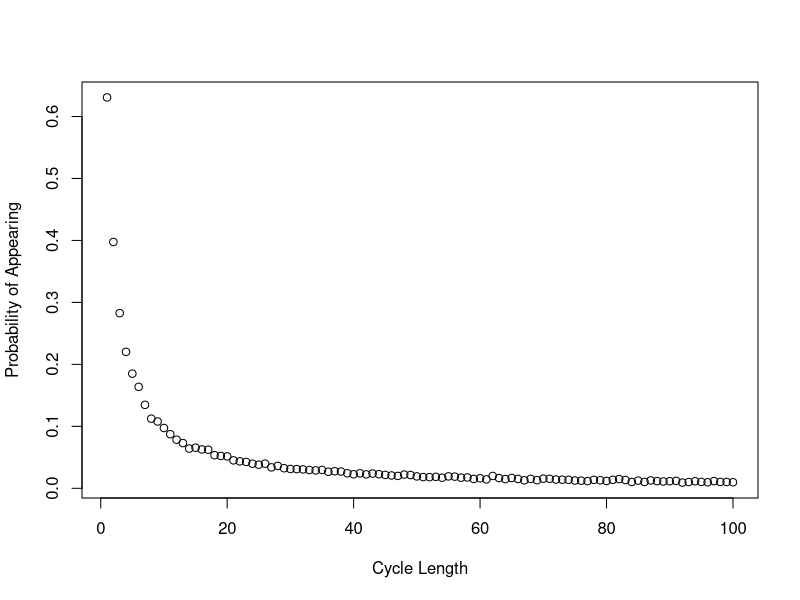

Reproduce this figure in R.
# Aidan Garrity (s1997567), Eleni Michaelidou (s2226022), Meshari Alrafidi (s2319759)

# Brief description of what each team member contributed to the project:

# Proportion of the work was undertaken by each team member: Aidan Garrity: 
#                                                            Eleni Michaelidou: strategy_selection function, following_numbers function, Question 1, Question 2, Question 3, Question 4
#                                                            Meshari Alrafidi: 


# -------------------- Overview of the code --------------------

# The code in that file is about using stochastic simulation to investigate the following surprising probability puzzle.
# More specifically, We simulate the following puzzle: 2n prisoners are given a natural number to identify them. They enter a room 
# with 2n boxes, each box containing a number inside it and a number on it's lid. The prisoners' goal is to select the 
# box with their number in it. They are allowed to choose a maximum of n boxes.

# Three strategies are simulated here:
    # Strategy 1. A prisoner selects the box with their number on the lid. If the number of the card inside the lid, k, is not their 
    # number, they go to box k and open it. They continue doing this until they either have found their number or have chosen 
    # n boxes.
    # Strategy 2. The prisoner chooses a random box then repeats the steps in strategy 1.
    # Strategy 3. n boxes are checked randomly

# If all prisoners succeed in finding their number, they are all released.

# The prisoner who attempted to find their number is not allowed to communicate with prisoners yet to have their go.
# After each prisoner’s go, the room is returned exactly to its original state.

# -------------------------------------------------------------

Pone <- function(n, k, strategy, nreps=10000){
  # This function estimates the probability a single prisoner succeeding in finding their number.
  # Input:  n: the maximum number of boxes the prisoner is allowed to open.
  #         k: the prisoner’s number.
  #         strategy: which strategy to implement {1,2,3}.
  #         nreps (10000 by default): the number of iterations of the simulations to run (in order to estimate the probability)
  # Output: prob: probability of a single prisoner succeeding in finding their number under the given strategy.
  
  prisoners <- k
  
  # Apply function "strategy_selection" to estimate the individual success probability under the given strategy.
  prob <- strategy_selection(n, prisoners, strategy, nreps)
  
  return(prob)
}

Pall <- function(n, strategy, nreps=10000){
  # This function estimates the probability of all prisoners finding their numbers.
  # Input:  n: the maximum number of boxes a prisoner is allowed to open.
  #         strategy: which strategy to implement {1,2,3}.
  #         nreps (10000 by default): the number of iterations of the simulations to run (in order to estimate the probability).
  # Output: prob: probability of all prisoners succeeding in finding their number.
  
  # Assigning a unique prisoner number to each of the 2n prisoners.
  prisoners <- c(1:(2*n))
  
  # Apply function "strategy_selection" to estimate the joint success probability under the given strategy.
  prob <- strategy_selection(n, prisoners, strategy, nreps)
  
  return(prob)
}


strategy_selection <- function(n, prisoners, strategy, nreps){
  # This function is responsible to call the corresponding function based on the given strategy. It returns the probability derived from the given strategy.
  # Input:  n: the maximum number of boxes a prisoner is allowed to open.
  #         prisoners: a vector of prisoners' numbers
  #                    (It can be a vector length 1 -> prisoners = the prisoner's number (k)
  #                    or a vector length 2n -> all prisoners' number.
  #         strategy: which strategy to implement {1,2,3}.
  #         nreps: the number of iterations of the simulations to run (in order to estimate the probability).
  # Output: prob: probability of success derived from the given strategy.
  
  if (strategy == 1) {
    
    # The prisoner(s) select(s) the box with their number on the lid as their first box.
    initial_box <- prisoners
    
    # Apply function "following_numbers" to estimate the success probability under strategy 1 (initial_box = prisoners).
    prob <- following_numbers(n, prisoners, initial_box, nreps)
    
  }
  else if (strategy ==2) {
    
    # The prisoner(s) select(s) the first box randomly.
    # Two prisoners can start from the same box (replace = TRUE)
    initial_box <- sample(1:(2*n), size=length(prisoners), replace = TRUE)
    
    # Apply function "following_numbers" to estimate the success probability under strategy 2 (initial_box = randomly selected).
    prob <- following_numbers(n, prisoners, initial_box, nreps)
    
  }
  else if (strategy == 3){
    
    # Apply function "picking_randomly" to estimate the success probability under strategy 3.
    prob <- picking_randomly(n, prisoners, nreps)
    
  }
  return(prob)
}


following_numbers <- function(n, prisoners, initial_box, nreps){
  # This function estimates the probability of the prisoner(s) succeeding in finding their number.
  # (Each) prisoner opens boxes by following the numbers on the card within the boxes, entering a closed loop.
  # Input:  n: the maximum number of boxes the prisoner is allowed to open.
  #         prisoners: prisoners' numbers.
  #         initial_box: box number that (each) prisoner will open first.
  #         nreps: the number of iterations of the simulations to run (in order to estimate the probability)
  # Output: prob: the probability of (all) the prisoner(s) succeeding in finding their number, by opening up to n boxes in a closed loop.
  
  
  # success_simulation represents the number of times all prisoners (participating in the experiment) finding their boxes.
  # Initialization of "success_simulation".
  success_simulation <- 0  
  
  
  # Running the experiment (simulation) nreps times.
  for (i in 1:nreps){
    
    # boxes_found represents the number of prisoners found their boxes in each simulation.
    # Reset of "boxes_found" in each repetition.
    boxes_found <- 0 
    
    # Assign numbers (1 to 2*n) randomly within the 2*n boxes before starting the experiment.
    # Random placement of numbers within the boxes in each simulation.
    boxes <- sample(1:(2*n), 2*n, replace=FALSE)
    
    #next_box <- c()
    
    # Loop through the prisoners vector (all prisoners try to find their box).
    for (k in 1:length(prisoners)){
      
      prisoner_succ <- FALSE
      
      # Initial box for the prisoner running the experiment.
      next_box <- initial_box[k]

      # The prisoner repeat the process of opening boxes until they have either found the card
      # with their number on it (break the loop) or opened n boxes without finding it.
      for (trial in 1:n){
        
        # Exit the loop when the prisoner finds the card with their number in the box.
        if (boxes[next_box] == prisoners[k]){
          
          # counter increases by 1, since the prisoner running the experiment succeeds in finding their number. 
          boxes_found <- boxes_found + 1
          prisoner_succ <- TRUE
          break
          
        }else{
          
          # The prisoner goes to box next box, by following the card number. 
          next_box = boxes[next_box]
        }
      }
      
      # Exit the loop when one prisoner fails in finding their box.
      if (!(prisoner_succ)){
        break
      }
    }
    
    # A simulation considers as success if all prisoners participating in the experiment find their number.
    if (boxes_found == length(prisoners)){
      success_simulation <- success_simulation + 1
    }
  }
  
  # probability of success (the prisoner(s) succeed(s) in finding their number).
  prob = success_simulation / nreps # number of succeed simulations / total number of simulations.
  
  return(prob)
}


picking_randomly <- function(n, prisoners, nreps){
  # This function estimates the probability of the prisoner(s) succeeding in finding their number.
  # (Each) prisoner opens n boxes at random, checking each card for their number.
  # Input:  n: number of boxes (each) prisoner opens.
  #         prisoners: prisoners' numbers.
  #         initial_box: box number that (each) prisoner will open first.
  #         nreps: the number of iterations of the simulations to run (in order to estimate the probability)
  # Output: prob: the probability of (all) the prisoner(s) succeeding in finding their number, by opening n boxes randomly.
  
  
  # success_simulation represents the number of times all prisoners (participating in the experiment) finding their boxes.
  # Initialization of "success_simulation"
  success_simulation <- 0  
  
  # Running the experiment (simulation) nreps times.
  for (i in 1:nreps){
    
    # boxes_found represents the number of prisoners found their boxes in each simulation.
    # Reset of "boxes_found" in each repetition.
    boxes_found <- 0 
    
    for (k in 1:length(prisoners)){
      
      prisoner_succ <- FALSE
      
      # we create 2n boxes, n of which can be opened.
      boxes <- sample(1:(2*n), n)
      
      # if the prisoner's number is selected... 
      if (k %in% boxes){
        
        # counter increases
        boxes_found <- boxes_found + 1
        
        prisoner_succ <- TRUE
      }
      
      # Exit the loop when one prisoner fails in finding their box.
      if (!(prisoner_succ)){
        break
      }
    }
    
    # A simulation considers as success if all prisoners participating in the experiment find their box.
    if (boxes_found == length(prisoners)){
      success_simulation <- success_simulation + 1
    }
  }
  
  # probability of success (the prisoner(s) succeed(s) in finding their number).
  prob = success_simulation / nreps # number of succeed simulations / total number of simulations.
  
  return(prob)
}


# ---------- Example code ----------

# ---- Individual success probability ----

# Example estimating the individual success probability under Strategy 1, n =5 (nreps = 10000 by default)
Pone(n = 5, k = 4 , strategy = 1)

# Example estimating the individual success probability under Strategy 1, n =50 (nreps = 10000 by default)
Pone(n = 50, k = 4, strategy = 1)

# Example estimating the individual success probability under Strategy 2, n =5 (nreps = 10000 by default)
Pone(n = 5, k = 4, strategy = 2)

# Example estimating the individual success probability under Strategy 2, n =50 (nreps = 10000 by default)
Pone(n = 50, k = 4, strategy = 2)

# Example estimating the individual success probability under Strategy 3, n =5 (nreps = 10000 by default)
Pone(n = 5, k = 4, strategy = 3)

# Example estimating the individual success probability under Strategy 3, n =50 (nreps = 10000 by default)
Pone(n = 50, k = 4, strategy = 3)

# Computing the individual success probability under strategies 1 and 3 for a different number of boxes (n = 5, and n = 50),
# the probability of success is almost 1/2 in all those cases.
# On the other hand, the individual success probability under strategy 2 for n = 5 and n = 50 is close the individual success probability calculated under Strategies 1 and 3 OR smaller.

# So, the probability of a prisoner finding their number under strategies 1 and 3 is the same (50%).

# -----

# We know that under strategies 1 and 2, a prisoner opens a box labeled with the card number contained in the previously opened box.
# So, based on that, each box is a part of a closed loop.

# Starting at the box with their number on it (Strategy 1), without the limit in attempts,
# the probability of success is 100% since the prisoner's number is guaranteed to be included in that closed loop.
# However, given that the prisoner can open up to n of the 2n boxes (half of the boxes), the probability of success is 1/2.

# Starting from a randomly selected box (Strategy 2), even without the limit on the number of attempts, it is not sure that the prisoner will succeed.
# It is possible that the prisoner's number is not within the current closed loop, and therefore the prisoner will never find their number entering a "wrong" loop.
# So, it makes sense that the P(success under Strategy 2) < = P(success under strategy 1).

# Under strategy 3, we know that each prisoner can open up to n of the 2n boxes (half of the boxes) randomly.
# So, for each prisoner the P(success) = 1/2.


# ---- Joint success probability ----

# Example estimating the joint success probability under Strategy 1, n =5 (nreps = 10000 by default)
Pall(n = 5, strategy = 1)

# Example estimating the joint success probability under Strategy 1, n =50 (nreps = 10000 by default)
Pall(n = 50, strategy = 1)

# Example estimating the joint success probability under Strategy 2, n =5 (nreps = 10000 by default)
Pall(n = 5, strategy = 2)

# Example estimating the joint success probability under Strategy 2, n =50 (nreps = 10000 by default)
Pall(n = 50, strategy = 2)

# Example estimating the joint success probability under Strategy 3, n =5 (nreps = 10000 by default)
Pall(n = 5, strategy = 3)

# Example estimating the joint success probability under Strategy 3, n =50 (nreps = 10000 by default)
Pall(n = 50, strategy = 3)

# Computing the joint success probability under strategy 1 for a different number of boxes (2n boxes):
# n = 5, and n = 50, the probability of success is close to 35% and 31% respectively. 
# On the other hand, the joint probability under strategies 1 and 3 for different number of boxes (n = 5, n = 50), the probability of success is close to 0.

# So, what is surprising is that it is more likely that 100 (n = 50) prisoners will release (all prisoners find their number) under Strategy 1
# than even 10 (n = 5) prisoners open boxes under Strategies 2 and 3.

# -----

# As explained above (individual success probability under strategy 1), given that each box is a part of a closed loop and each prisoner starts at the box with their number on it,
# the prisoner will succeed if their number is a part of a loop no longer than n, and that is because each prisoner can open up to n of the 2n boxes.
# The probability of success for prisoners who their box are part of the same loop are not independent,
# since if a prisoner succeed to find their box, then all prisoners on that loop will find their box with the same probability.

# We also know that the "the prisoner is not allowed to communicate with prisoners yet to have their go".
# In addition, under strategy 3, each prisoner opens n boxes randomly. 
# So, the probability of success for each prisoner is independent.
# Individual success probability under Strategy 3 = 1/2  and attempts are independent => P((2n) prisoners succeed)) = (1/2)^(2n)
# Running the code for n = 5 and and n = 50, we find that:
# n=50: P(100 prisoners succeed) = (1/2)^100  = close to 0.
# Even for small n: e.g. n = 5: P(10 prisoners succeed) = (1/2)^10 = extremely small.


dloop <- function(n, nreps){
  # This function estimates the probability that a cycle of any length will occur in a permutation of length 2n.
  # Input: n: The size of the permutation to be considered (i.e. number of prisoners, so 2n boxes are considered)
  #        nreps: The amount of simulations to be run to estimate the probability vector.
  # Output: a vector of length 2n where the ith entry is the estimated probability that a cycle of length i will occur
  #         in a randomly generated permutation of length 2n.
  # Runtime: O(n * nreps)
  
  # Tracker for all cycles found.
  totalcount <- rep(0, 2*n)
  
  # Running nreps simulations.
  for (rep in 1:nreps){
    
    # Generating the boxes and cards for this simulation.
    boxes <- sample(1:(2*n))
    # Tracker for the cycles of this loop only.
    loopcount <- rep(0, 2*n)
    # Vector containing which boxes have NOT been opened
    left_to_check <- 1:(2*n)
    
    # Starting with the first box, checking all boxes for a cycle.
    # After a box has been found to be part of a cycle, it is removed from left_to_check.
    i<-1
    while (length(left_to_check) > 0) {
      
      # counter tracks the length of the current cycle.
        counter <- 1
      # j is a placeholder for opening the next box in a cycle.
        j <- i
      # tracking which boxes were part of this cycle, to be removed from left_to_check
        checked <- c()
      # iterating over all boxes in a cycle, incrementing the counter and updating the checked boxes list.
        while(i != boxes[j]){
          counter <- counter + 1
          checked <- c(checked, j)
          j <- boxes[j]
        }
        
        checked <- c(checked, j)
        
        # Indicating that a cycle of length counter was found
        # To instead enumerate all cycles in the boxes, this can be changed to 
        # loopcount[counter] <- loopcount[counter] + 1
        loopcount[counter] <- 1
        
        # Removing the checked boxes.
        left_to_check <- left_to_check[-match(checked, left_to_check)]
       
    # Setting the next box to start with for the next cycle. 
      i <- left_to_check[1]
  
    }
    
    totalcount <- totalcount + loopcount
  }
  
  return(totalcount / nreps)
}

plot(dloop(50,10000), xlab = 'Cycle Length', ylab = 'Probability of Appearing')

# IMPORTANT: The probability of loops larger than 50 appearing are NOT independent events. 
# The drawers can contain at most one cycle of length >50. So, we can't simply multiply probabilies.
# Instead, we must look at each run of the simulation:
nreps <- 10000
over50cycles <- 0

# Like running dloop(50, 10000), except at each simulation we track if there were any cycles over 50.
for (i in 1:nreps){
  probs <- dloop(50,1)
  if (1 %in% (probs[51:100]) ){
    over50cycles <- over50cycles + 1
  }
}

none_over_50_prob <- 1 - (over50cycles / nreps)
none_over_50_prob

# End of code
